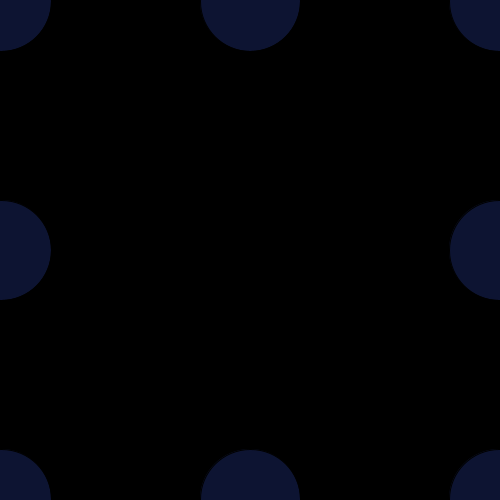
Frame 1 (no input)
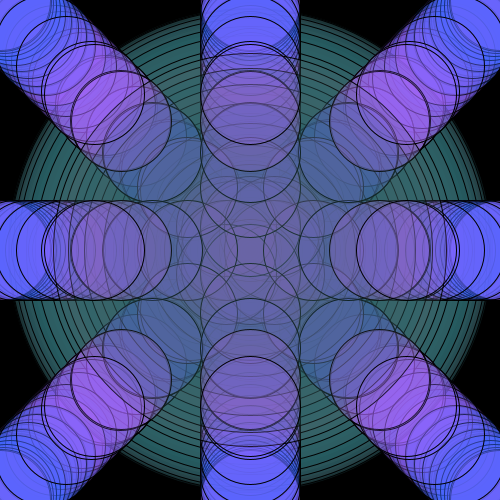
Frame 60 (the mouse pressed at the canvas centre just before this capture)
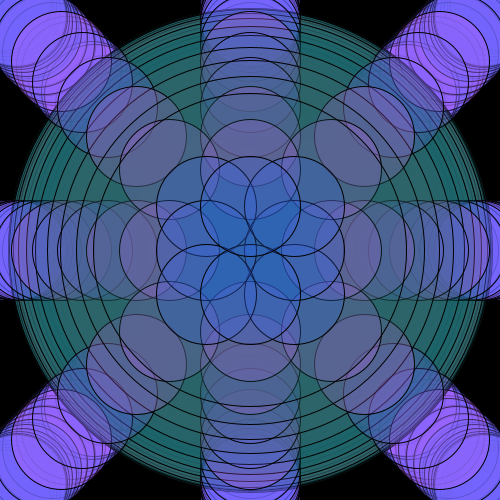
Frame 120 (the mouse held since frame 60 and released just before this capture)

The Processing sketch that drew these frames (run headless with seeded random() and noise(); from frame 60 on, the mouse is pressed at the canvas centre):

// Processing sketch: processing_70283
// ── processing_70283.pde

//Alex L., Penguin, CP1, Mods 4-5
//http://dizbalex.webs.com
int x=0;
int w=0;
int y=0;
int xChange = 1;
int yChange = 1;
void setup ()
{
  size (500, 500);
  stroke (0, 0, 0);
  background (0, 0, 0);
  smooth ();
  frameRate (50);
}
void draw ()
{
  wheeWhoo ();
  fill(random(255), 100, 255, 50);
  ellipse (x, y, 100, 100);
  ellipse (500-x, 500-y, 100, 100);
  ellipse (x, 250, 100, 100);
  ellipse (500-x, 250, 100, 100);
  ellipse (x, 500-y, 100, 100);
  ellipse (500-x, y, 100, 100);
  ellipse (250, y, 100, 100);
  ellipse (250, 500-y, 100, 100);
  x = x + xChange;
  y = y + yChange;
  if (x < 250)
  {
    xChange = xChange + 1;
  }
  if (x >= 250)
  {
    xChange = xChange - 1;
  }
  if (y < 250)
  {
    yChange = yChange + 1;
  }
  if (y >= 250)
  {
    yChange = yChange - 1;
  }
}
void wheeWhoo ()
{
  fill(random(100), 100, 105, 50);
  ellipse (250, 250, x, y);
  x = x + xChange;
  y = y + yChange;
  if (x < 250)
  {
    xChange = xChange + 1;
  }
  if (x >= 250)
  {
    xChange = xChange - 1;
  }
  if (y < 250)
  {
    yChange = yChange + 1;
  }
  if (y >= 250)
  {
    yChange = yChange - 1;
  }
}
